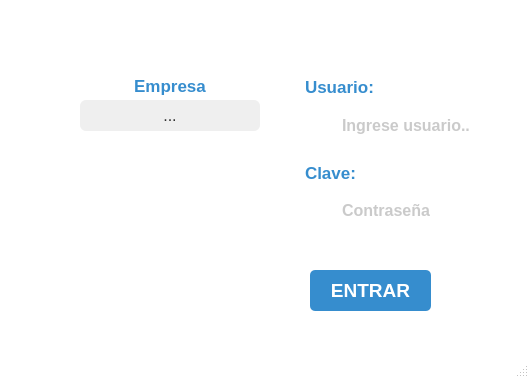
<?xml version="1.0" encoding="UTF-8"?>
<ui version="4.0">
 <class>MainWindow</class>
 <widget class="QMainWindow" name="MainWindow">
  <property name="geometry">
   <rect>
    <x>0</x>
    <y>0</y>
    <width>529</width>
    <height>378</height>
   </rect>
  </property>
  <property name="minimumSize">
   <size>
    <width>529</width>
    <height>378</height>
   </size>
  </property>
  <property name="maximumSize">
   <size>
    <width>529</width>
    <height>378</height>
   </size>
  </property>
  <property name="palette">
   <palette>
    <active>
     <colorrole role="Base">
      <brush brushstyle="SolidPattern">
       <color alpha="255">
        <red>255</red>
        <green>255</green>
        <blue>255</blue>
       </color>
      </brush>
     </colorrole>
     <colorrole role="Window">
      <brush brushstyle="SolidPattern">
       <color alpha="255">
        <red>255</red>
        <green>255</green>
        <blue>255</blue>
       </color>
      </brush>
     </colorrole>
     <colorrole role="Link">
      <brush brushstyle="SolidPattern">
       <color alpha="255">
        <red>54</red>
        <green>141</green>
        <blue>206</blue>
       </color>
      </brush>
     </colorrole>
    </active>
    <inactive>
     <colorrole role="Base">
      <brush brushstyle="SolidPattern">
       <color alpha="255">
        <red>255</red>
        <green>255</green>
        <blue>255</blue>
       </color>
      </brush>
     </colorrole>
     <colorrole role="Window">
      <brush brushstyle="SolidPattern">
       <color alpha="255">
        <red>255</red>
        <green>255</green>
        <blue>255</blue>
       </color>
      </brush>
     </colorrole>
     <colorrole role="Link">
      <brush brushstyle="SolidPattern">
       <color alpha="255">
        <red>54</red>
        <green>141</green>
        <blue>206</blue>
       </color>
      </brush>
     </colorrole>
    </inactive>
    <disabled>
     <colorrole role="Base">
      <brush brushstyle="SolidPattern">
       <color alpha="255">
        <red>255</red>
        <green>255</green>
        <blue>255</blue>
       </color>
      </brush>
     </colorrole>
     <colorrole role="Window">
      <brush brushstyle="SolidPattern">
       <color alpha="255">
        <red>255</red>
        <green>255</green>
        <blue>255</blue>
       </color>
      </brush>
     </colorrole>
     <colorrole role="Link">
      <brush brushstyle="SolidPattern">
       <color alpha="255">
        <red>54</red>
        <green>141</green>
        <blue>206</blue>
       </color>
      </brush>
     </colorrole>
    </disabled>
   </palette>
  </property>
  <property name="font">
   <font>
    <family>Segoe UI</family>
    <pointsize>10</pointsize>
    <weight>75</weight>
    <bold>true</bold>
   </font>
  </property>
  <property name="windowTitle">
   <string>Tabla de Operarios</string>
  </property>
  <property name="windowOpacity">
   <double>1.000000000000000</double>
  </property>
  <widget class="QWidget" name="centralWidget">
   <widget class="QLabel" name="label_4">
    <property name="geometry">
     <rect>
      <x>305</x>
      <y>225</y>
      <width>151</width>
      <height>16</height>
     </rect>
    </property>
    <property name="text">
     <string/>
    </property>
    <property name="pixmap">
     <pixmap>:/linea.png</pixmap>
    </property>
   </widget>
   <widget class="QLineEdit" name="le_password">
    <property name="geometry">
     <rect>
      <x>340</x>
      <y>200</y>
      <width>151</width>
      <height>20</height>
     </rect>
    </property>
    <property name="palette">
     <palette>
      <active>
       <colorrole role="WindowText">
        <brush brushstyle="SolidPattern">
         <color alpha="255">
          <red>150</red>
          <green>150</green>
          <blue>150</blue>
         </color>
        </brush>
       </colorrole>
       <colorrole role="Text">
        <brush brushstyle="SolidPattern">
         <color alpha="255">
          <red>150</red>
          <green>150</green>
          <blue>150</blue>
         </color>
        </brush>
       </colorrole>
       <colorrole role="ButtonText">
        <brush brushstyle="SolidPattern">
         <color alpha="255">
          <red>150</red>
          <green>150</green>
          <blue>150</blue>
         </color>
        </brush>
       </colorrole>
       <colorrole role="PlaceholderText">
        <brush brushstyle="NoBrush">
         <color alpha="128">
          <red>150</red>
          <green>150</green>
          <blue>150</blue>
         </color>
        </brush>
       </colorrole>
      </active>
      <inactive>
       <colorrole role="WindowText">
        <brush brushstyle="SolidPattern">
         <color alpha="255">
          <red>150</red>
          <green>150</green>
          <blue>150</blue>
         </color>
        </brush>
       </colorrole>
       <colorrole role="Text">
        <brush brushstyle="SolidPattern">
         <color alpha="255">
          <red>150</red>
          <green>150</green>
          <blue>150</blue>
         </color>
        </brush>
       </colorrole>
       <colorrole role="ButtonText">
        <brush brushstyle="SolidPattern">
         <color alpha="255">
          <red>150</red>
          <green>150</green>
          <blue>150</blue>
         </color>
        </brush>
       </colorrole>
       <colorrole role="PlaceholderText">
        <brush brushstyle="NoBrush">
         <color alpha="128">
          <red>150</red>
          <green>150</green>
          <blue>150</blue>
         </color>
        </brush>
       </colorrole>
      </inactive>
      <disabled>
       <colorrole role="WindowText">
        <brush brushstyle="SolidPattern">
         <color alpha="255">
          <red>150</red>
          <green>150</green>
          <blue>150</blue>
         </color>
        </brush>
       </colorrole>
       <colorrole role="Text">
        <brush brushstyle="SolidPattern">
         <color alpha="255">
          <red>150</red>
          <green>150</green>
          <blue>150</blue>
         </color>
        </brush>
       </colorrole>
       <colorrole role="ButtonText">
        <brush brushstyle="SolidPattern">
         <color alpha="255">
          <red>150</red>
          <green>150</green>
          <blue>150</blue>
         </color>
        </brush>
       </colorrole>
       <colorrole role="PlaceholderText">
        <brush brushstyle="NoBrush">
         <color alpha="128">
          <red>150</red>
          <green>150</green>
          <blue>150</blue>
         </color>
        </brush>
       </colorrole>
      </disabled>
     </palette>
    </property>
    <property name="font">
     <font>
      <family>Segoe UI</family>
      <pointsize>12</pointsize>
      <weight>75</weight>
      <bold>true</bold>
     </font>
    </property>
    <property name="styleSheet">
     <string notr="true">QLineEdit{
	border-radius: 6px;
	color: rgb(150, 150, 150)
}
</string>
    </property>
    <property name="text">
     <string/>
    </property>
    <property name="frame">
     <bool>false</bool>
    </property>
    <property name="echoMode">
     <enum>QLineEdit::Password</enum>
    </property>
    <property name="alignment">
     <set>Qt::AlignLeading|Qt::AlignLeft|Qt::AlignVCenter</set>
    </property>
    <property name="placeholderText">
     <string>Contraseña</string>
    </property>
   </widget>
   <widget class="QLabel" name="label_3">
    <property name="geometry">
     <rect>
      <x>305</x>
      <y>139</y>
      <width>151</width>
      <height>16</height>
     </rect>
    </property>
    <property name="text">
     <string/>
    </property>
    <property name="pixmap">
     <pixmap>:/linea.png</pixmap>
    </property>
   </widget>
   <widget class="QLabel" name="label">
    <property name="geometry">
     <rect>
      <x>305</x>
      <y>79</y>
      <width>81</width>
      <height>16</height>
     </rect>
    </property>
    <property name="palette">
     <palette>
      <active>
       <colorrole role="WindowText">
        <brush brushstyle="SolidPattern">
         <color alpha="255">
          <red>54</red>
          <green>141</green>
          <blue>206</blue>
         </color>
        </brush>
       </colorrole>
       <colorrole role="Text">
        <brush brushstyle="SolidPattern">
         <color alpha="255">
          <red>54</red>
          <green>141</green>
          <blue>206</blue>
         </color>
        </brush>
       </colorrole>
       <colorrole role="ButtonText">
        <brush brushstyle="SolidPattern">
         <color alpha="255">
          <red>54</red>
          <green>141</green>
          <blue>206</blue>
         </color>
        </brush>
       </colorrole>
       <colorrole role="PlaceholderText">
        <brush brushstyle="NoBrush">
         <color alpha="128">
          <red>54</red>
          <green>141</green>
          <blue>206</blue>
         </color>
        </brush>
       </colorrole>
      </active>
      <inactive>
       <colorrole role="WindowText">
        <brush brushstyle="SolidPattern">
         <color alpha="255">
          <red>54</red>
          <green>141</green>
          <blue>206</blue>
         </color>
        </brush>
       </colorrole>
       <colorrole role="Text">
        <brush brushstyle="SolidPattern">
         <color alpha="255">
          <red>54</red>
          <green>141</green>
          <blue>206</blue>
         </color>
        </brush>
       </colorrole>
       <colorrole role="ButtonText">
        <brush brushstyle="SolidPattern">
         <color alpha="255">
          <red>54</red>
          <green>141</green>
          <blue>206</blue>
         </color>
        </brush>
       </colorrole>
       <colorrole role="PlaceholderText">
        <brush brushstyle="NoBrush">
         <color alpha="128">
          <red>54</red>
          <green>141</green>
          <blue>206</blue>
         </color>
        </brush>
       </colorrole>
      </inactive>
      <disabled>
       <colorrole role="WindowText">
        <brush brushstyle="SolidPattern">
         <color alpha="255">
          <red>54</red>
          <green>141</green>
          <blue>206</blue>
         </color>
        </brush>
       </colorrole>
       <colorrole role="Text">
        <brush brushstyle="SolidPattern">
         <color alpha="255">
          <red>54</red>
          <green>141</green>
          <blue>206</blue>
         </color>
        </brush>
       </colorrole>
       <colorrole role="ButtonText">
        <brush brushstyle="SolidPattern">
         <color alpha="255">
          <red>54</red>
          <green>141</green>
          <blue>206</blue>
         </color>
        </brush>
       </colorrole>
       <colorrole role="PlaceholderText">
        <brush brushstyle="NoBrush">
         <color alpha="128">
          <red>54</red>
          <green>141</green>
          <blue>206</blue>
         </color>
        </brush>
       </colorrole>
      </disabled>
     </palette>
    </property>
    <property name="font">
     <font>
      <family>Segoe UI</family>
      <pointsize>13</pointsize>
      <weight>75</weight>
      <bold>true</bold>
     </font>
    </property>
    <property name="styleSheet">
     <string notr="true">color: rgb(54, 141, 206);</string>
    </property>
    <property name="text">
     <string>Usuario:</string>
    </property>
    <property name="alignment">
     <set>Qt::AlignLeading|Qt::AlignLeft|Qt::AlignVCenter</set>
    </property>
   </widget>
   <widget class="QLabel" name="lb_icono_pass">
    <property name="geometry">
     <rect>
      <x>305</x>
      <y>193</y>
      <width>31</width>
      <height>31</height>
     </rect>
    </property>
    <property name="text">
     <string/>
    </property>
    <property name="pixmap">
     <pixmap resource="assets.qrc">:/icons/llave.png</pixmap>
    </property>
   </widget>
   <widget class="QLabel" name="lb_icono_user">
    <property name="geometry">
     <rect>
      <x>305</x>
      <y>110</y>
      <width>31</width>
      <height>30</height>
     </rect>
    </property>
    <property name="text">
     <string/>
    </property>
    <property name="pixmap">
     <pixmap resource="assets.qrc">:/icons/User_Small.png</pixmap>
    </property>
   </widget>
   <widget class="QLabel" name="label_2">
    <property name="geometry">
     <rect>
      <x>305</x>
      <y>165</y>
      <width>91</width>
      <height>16</height>
     </rect>
    </property>
    <property name="palette">
     <palette>
      <active>
       <colorrole role="WindowText">
        <brush brushstyle="SolidPattern">
         <color alpha="255">
          <red>54</red>
          <green>141</green>
          <blue>206</blue>
         </color>
        </brush>
       </colorrole>
       <colorrole role="Text">
        <brush brushstyle="SolidPattern">
         <color alpha="255">
          <red>54</red>
          <green>141</green>
          <blue>206</blue>
         </color>
        </brush>
       </colorrole>
       <colorrole role="ButtonText">
        <brush brushstyle="SolidPattern">
         <color alpha="255">
          <red>54</red>
          <green>141</green>
          <blue>206</blue>
         </color>
        </brush>
       </colorrole>
       <colorrole role="PlaceholderText">
        <brush brushstyle="NoBrush">
         <color alpha="128">
          <red>54</red>
          <green>141</green>
          <blue>206</blue>
         </color>
        </brush>
       </colorrole>
      </active>
      <inactive>
       <colorrole role="WindowText">
        <brush brushstyle="SolidPattern">
         <color alpha="255">
          <red>54</red>
          <green>141</green>
          <blue>206</blue>
         </color>
        </brush>
       </colorrole>
       <colorrole role="Text">
        <brush brushstyle="SolidPattern">
         <color alpha="255">
          <red>54</red>
          <green>141</green>
          <blue>206</blue>
         </color>
        </brush>
       </colorrole>
       <colorrole role="ButtonText">
        <brush brushstyle="SolidPattern">
         <color alpha="255">
          <red>54</red>
          <green>141</green>
          <blue>206</blue>
         </color>
        </brush>
       </colorrole>
       <colorrole role="PlaceholderText">
        <brush brushstyle="NoBrush">
         <color alpha="128">
          <red>54</red>
          <green>141</green>
          <blue>206</blue>
         </color>
        </brush>
       </colorrole>
      </inactive>
      <disabled>
       <colorrole role="WindowText">
        <brush brushstyle="SolidPattern">
         <color alpha="255">
          <red>54</red>
          <green>141</green>
          <blue>206</blue>
         </color>
        </brush>
       </colorrole>
       <colorrole role="Text">
        <brush brushstyle="SolidPattern">
         <color alpha="255">
          <red>54</red>
          <green>141</green>
          <blue>206</blue>
         </color>
        </brush>
       </colorrole>
       <colorrole role="ButtonText">
        <brush brushstyle="SolidPattern">
         <color alpha="255">
          <red>54</red>
          <green>141</green>
          <blue>206</blue>
         </color>
        </brush>
       </colorrole>
       <colorrole role="PlaceholderText">
        <brush brushstyle="NoBrush">
         <color alpha="128">
          <red>54</red>
          <green>141</green>
          <blue>206</blue>
         </color>
        </brush>
       </colorrole>
      </disabled>
     </palette>
    </property>
    <property name="font">
     <font>
      <family>Segoe UI</family>
      <pointsize>13</pointsize>
      <weight>75</weight>
      <bold>true</bold>
     </font>
    </property>
    <property name="styleSheet">
     <string notr="true">color: rgb(54, 141, 206);</string>
    </property>
    <property name="text">
     <string>Clave:</string>
    </property>
    <property name="alignment">
     <set>Qt::AlignLeading|Qt::AlignLeft|Qt::AlignVCenter</set>
    </property>
   </widget>
   <widget class="QLineEdit" name="le_username">
    <property name="geometry">
     <rect>
      <x>340</x>
      <y>115</y>
      <width>151</width>
      <height>20</height>
     </rect>
    </property>
    <property name="palette">
     <palette>
      <active>
       <colorrole role="WindowText">
        <brush brushstyle="SolidPattern">
         <color alpha="255">
          <red>150</red>
          <green>150</green>
          <blue>150</blue>
         </color>
        </brush>
       </colorrole>
       <colorrole role="Text">
        <brush brushstyle="SolidPattern">
         <color alpha="255">
          <red>150</red>
          <green>150</green>
          <blue>150</blue>
         </color>
        </brush>
       </colorrole>
       <colorrole role="ButtonText">
        <brush brushstyle="SolidPattern">
         <color alpha="255">
          <red>150</red>
          <green>150</green>
          <blue>150</blue>
         </color>
        </brush>
       </colorrole>
       <colorrole role="PlaceholderText">
        <brush brushstyle="NoBrush">
         <color alpha="128">
          <red>150</red>
          <green>150</green>
          <blue>150</blue>
         </color>
        </brush>
       </colorrole>
      </active>
      <inactive>
       <colorrole role="WindowText">
        <brush brushstyle="SolidPattern">
         <color alpha="255">
          <red>150</red>
          <green>150</green>
          <blue>150</blue>
         </color>
        </brush>
       </colorrole>
       <colorrole role="Text">
        <brush brushstyle="SolidPattern">
         <color alpha="255">
          <red>150</red>
          <green>150</green>
          <blue>150</blue>
         </color>
        </brush>
       </colorrole>
       <colorrole role="ButtonText">
        <brush brushstyle="SolidPattern">
         <color alpha="255">
          <red>150</red>
          <green>150</green>
          <blue>150</blue>
         </color>
        </brush>
       </colorrole>
       <colorrole role="PlaceholderText">
        <brush brushstyle="NoBrush">
         <color alpha="128">
          <red>150</red>
          <green>150</green>
          <blue>150</blue>
         </color>
        </brush>
       </colorrole>
      </inactive>
      <disabled>
       <colorrole role="WindowText">
        <brush brushstyle="SolidPattern">
         <color alpha="255">
          <red>150</red>
          <green>150</green>
          <blue>150</blue>
         </color>
        </brush>
       </colorrole>
       <colorrole role="Text">
        <brush brushstyle="SolidPattern">
         <color alpha="255">
          <red>150</red>
          <green>150</green>
          <blue>150</blue>
         </color>
        </brush>
       </colorrole>
       <colorrole role="ButtonText">
        <brush brushstyle="SolidPattern">
         <color alpha="255">
          <red>150</red>
          <green>150</green>
          <blue>150</blue>
         </color>
        </brush>
       </colorrole>
       <colorrole role="PlaceholderText">
        <brush brushstyle="NoBrush">
         <color alpha="128">
          <red>150</red>
          <green>150</green>
          <blue>150</blue>
         </color>
        </brush>
       </colorrole>
      </disabled>
     </palette>
    </property>
    <property name="font">
     <font>
      <family>Segoe UI</family>
      <pointsize>12</pointsize>
      <weight>75</weight>
      <bold>true</bold>
     </font>
    </property>
    <property name="styleSheet">
     <string notr="true">QLineEdit{
	border-radius: 6px;
	color: rgb(150, 150, 150)
}
</string>
    </property>
    <property name="text">
     <string/>
    </property>
    <property name="frame">
     <bool>false</bool>
    </property>
    <property name="alignment">
     <set>Qt::AlignLeading|Qt::AlignLeft|Qt::AlignVCenter</set>
    </property>
    <property name="placeholderText">
     <string>Ingrese usuario..</string>
    </property>
   </widget>
   <widget class="QLabel" name="lb_foto">
    <property name="geometry">
     <rect>
      <x>105</x>
      <y>155</y>
      <width>140</width>
      <height>140</height>
     </rect>
    </property>
    <property name="styleSheet">
     <string notr="true">/*QLabel {
padding: 1px;
border-style: solid;
border: 2px solid gray;
border-radius: 45px;};*/</string>
    </property>
    <property name="text">
     <string/>
    </property>
    <property name="pixmap">
     <pixmap resource="assets.qrc">:/icons/User_Big.png</pixmap>
    </property>
    <property name="alignment">
     <set>Qt::AlignCenter</set>
    </property>
   </widget>
   <widget class="QLabel" name="lb_foto_frame">
    <property name="geometry">
     <rect>
      <x>90</x>
      <y>140</y>
      <width>170</width>
      <height>170</height>
     </rect>
    </property>
    <property name="styleSheet">
     <string notr="true">border-image: url(:/icons/circle.png);
</string>
    </property>
    <property name="text">
     <string/>
    </property>
    <property name="alignment">
     <set>Qt::AlignCenter</set>
    </property>
   </widget>
   <widget class="QLabel" name="lb_logo">
    <property name="geometry">
     <rect>
      <x>20</x>
      <y>10</y>
      <width>52</width>
      <height>42</height>
     </rect>
    </property>
    <property name="minimumSize">
     <size>
      <width>0</width>
      <height>0</height>
     </size>
    </property>
    <property name="maximumSize">
     <size>
      <width>200</width>
      <height>240</height>
     </size>
    </property>
    <property name="styleSheet">
     <string notr="true"/>
    </property>
    <property name="text">
     <string/>
    </property>
    <property name="pixmap">
     <pixmap resource="assets.qrc">:/icons/app_logo.png</pixmap>
    </property>
    <property name="scaledContents">
     <bool>true</bool>
    </property>
    <property name="alignment">
     <set>Qt::AlignCenter</set>
    </property>
    <property name="wordWrap">
     <bool>false</bool>
    </property>
   </widget>
   <widget class="QPushButton" name="pb_web_browser">
    <property name="geometry">
     <rect>
      <x>340</x>
      <y>710</y>
      <width>75</width>
      <height>23</height>
     </rect>
    </property>
    <property name="text">
     <string>Navegador</string>
    </property>
   </widget>
   <widget class="MyLabelAnimated" name="pb_cruz">
    <property name="geometry">
     <rect>
      <x>485</x>
      <y>5</y>
      <width>31</width>
      <height>31</height>
     </rect>
    </property>
    <property name="styleSheet">
     <string notr="true">QLabel{
	border-radius: 5px;

}
QLabel:hover:!pressed{
	  background-color: rgba(255, 200, 200);
}
</string>
    </property>
    <property name="text">
     <string/>
    </property>
    <property name="pixmap">
     <pixmap resource="assets.qrc">:/icons/close.png</pixmap>
    </property>
    <property name="scaledContents">
     <bool>true</bool>
    </property>
   </widget>
   <widget class="MyLabelAnimated" name="pb_punta_flecha">
    <property name="geometry">
     <rect>
      <x>445</x>
      <y>5</y>
      <width>31</width>
      <height>31</height>
     </rect>
    </property>
    <property name="styleSheet">
     <string notr="true">QLabel{
	border-radius: 5px;

}
QLabel:hover:!pressed{
	  background-color: #EEEEEE; 
}</string>
    </property>
    <property name="text">
     <string/>
    </property>
    <property name="pixmap">
     <pixmap resource="assets.qrc">:/icons/minimize.png</pixmap>
    </property>
    <property name="scaledContents">
     <bool>false</bool>
    </property>
    <property name="alignment">
     <set>Qt::AlignCenter</set>
    </property>
   </widget>
   <widget class="MyLabelAnimated" name="pb_login">
    <property name="geometry">
     <rect>
      <x>310</x>
      <y>270</y>
      <width>121</width>
      <height>41</height>
     </rect>
    </property>
    <property name="font">
     <font>
      <family>Segoe UI</family>
      <pointsize>14</pointsize>
      <weight>75</weight>
      <bold>true</bold>
     </font>
    </property>
    <property name="styleSheet">
     <string notr="true">QLabel{
	background-color: #368DCE; 
	color: rgb(255, 255, 255);
	border-radius: 5px;

}
QLabel:hover:!pressed{
	  background-color: #3080C0; 
}
/*QLabel:hover:pressed{
	  background-color: #0D2333; 
}
*/</string>
    </property>
    <property name="text">
     <string>ENTRAR</string>
    </property>
    <property name="alignment">
     <set>Qt::AlignCenter</set>
    </property>
   </widget>
   <widget class="QLabel" name="label_5">
    <property name="geometry">
     <rect>
      <x>80</x>
      <y>75</y>
      <width>180</width>
      <height>21</height>
     </rect>
    </property>
    <property name="palette">
     <palette>
      <active>
       <colorrole role="WindowText">
        <brush brushstyle="SolidPattern">
         <color alpha="255">
          <red>54</red>
          <green>141</green>
          <blue>206</blue>
         </color>
        </brush>
       </colorrole>
       <colorrole role="Text">
        <brush brushstyle="SolidPattern">
         <color alpha="255">
          <red>54</red>
          <green>141</green>
          <blue>206</blue>
         </color>
        </brush>
       </colorrole>
       <colorrole role="ButtonText">
        <brush brushstyle="SolidPattern">
         <color alpha="255">
          <red>54</red>
          <green>141</green>
          <blue>206</blue>
         </color>
        </brush>
       </colorrole>
       <colorrole role="PlaceholderText">
        <brush brushstyle="NoBrush">
         <color alpha="128">
          <red>54</red>
          <green>141</green>
          <blue>206</blue>
         </color>
        </brush>
       </colorrole>
      </active>
      <inactive>
       <colorrole role="WindowText">
        <brush brushstyle="SolidPattern">
         <color alpha="255">
          <red>54</red>
          <green>141</green>
          <blue>206</blue>
         </color>
        </brush>
       </colorrole>
       <colorrole role="Text">
        <brush brushstyle="SolidPattern">
         <color alpha="255">
          <red>54</red>
          <green>141</green>
          <blue>206</blue>
         </color>
        </brush>
       </colorrole>
       <colorrole role="ButtonText">
        <brush brushstyle="SolidPattern">
         <color alpha="255">
          <red>54</red>
          <green>141</green>
          <blue>206</blue>
         </color>
        </brush>
       </colorrole>
       <colorrole role="PlaceholderText">
        <brush brushstyle="NoBrush">
         <color alpha="128">
          <red>54</red>
          <green>141</green>
          <blue>206</blue>
         </color>
        </brush>
       </colorrole>
      </inactive>
      <disabled>
       <colorrole role="WindowText">
        <brush brushstyle="SolidPattern">
         <color alpha="255">
          <red>54</red>
          <green>141</green>
          <blue>206</blue>
         </color>
        </brush>
       </colorrole>
       <colorrole role="Text">
        <brush brushstyle="SolidPattern">
         <color alpha="255">
          <red>54</red>
          <green>141</green>
          <blue>206</blue>
         </color>
        </brush>
       </colorrole>
       <colorrole role="ButtonText">
        <brush brushstyle="SolidPattern">
         <color alpha="255">
          <red>54</red>
          <green>141</green>
          <blue>206</blue>
         </color>
        </brush>
       </colorrole>
       <colorrole role="PlaceholderText">
        <brush brushstyle="NoBrush">
         <color alpha="128">
          <red>54</red>
          <green>141</green>
          <blue>206</blue>
         </color>
        </brush>
       </colorrole>
      </disabled>
     </palette>
    </property>
    <property name="font">
     <font>
      <family>Segoe UI</family>
      <pointsize>13</pointsize>
      <weight>75</weight>
      <bold>true</bold>
     </font>
    </property>
    <property name="styleSheet">
     <string notr="true">color: rgb(54, 141, 206);</string>
    </property>
    <property name="text">
     <string>Empresa</string>
    </property>
    <property name="alignment">
     <set>Qt::AlignCenter</set>
    </property>
   </widget>
   <widget class="MyLabelSpinner" name="l_empresa">
    <property name="geometry">
     <rect>
      <x>80</x>
      <y>100</y>
      <width>180</width>
      <height>31</height>
     </rect>
    </property>
    <property name="font">
     <font>
      <family>Segoe UI</family>
      <pointsize>12</pointsize>
      <weight>50</weight>
      <bold>false</bold>
     </font>
    </property>
    <property name="styleSheet">
     <string notr="true">QLabel{
	background-color: #EFEFEF; 
	border-radius: 6px;
	color:rgb(50, 50, 50);
}
QLabel:hover:!pressed{
	  background-color: #DDDDDD; 
}</string>
    </property>
    <property name="text">
     <string>...</string>
    </property>
    <property name="alignment">
     <set>Qt::AlignCenter</set>
    </property>
   </widget>
   <widget class="QWidget" name="widget_loading" native="true">
    <property name="geometry">
     <rect>
      <x>10</x>
      <y>320</y>
      <width>35</width>
      <height>35</height>
     </rect>
    </property>
   </widget>
   <widget class="QWidget" name="widget_loading_gestor" native="true">
    <property name="geometry">
     <rect>
      <x>90</x>
      <y>101</y>
      <width>26</width>
      <height>26</height>
     </rect>
    </property>
   </widget>
   <zorder>le_username</zorder>
   <zorder>label_4</zorder>
   <zorder>le_password</zorder>
   <zorder>label_3</zorder>
   <zorder>label</zorder>
   <zorder>label_2</zorder>
   <zorder>lb_foto</zorder>
   <zorder>lb_foto_frame</zorder>
   <zorder>lb_logo</zorder>
   <zorder>pb_web_browser</zorder>
   <zorder>pb_cruz</zorder>
   <zorder>pb_punta_flecha</zorder>
   <zorder>pb_login</zorder>
   <zorder>label_5</zorder>
   <zorder>l_empresa</zorder>
   <zorder>lb_icono_pass</zorder>
   <zorder>lb_icono_user</zorder>
   <zorder>widget_loading</zorder>
   <zorder>widget_loading_gestor</zorder>
  </widget>
  <widget class="QStatusBar" name="statusBar">
   <property name="font">
    <font>
     <family>Segoe UI</family>
     <pointsize>10</pointsize>
     <weight>50</weight>
     <bold>false</bold>
    </font>
   </property>
   <property name="styleSheet">
    <string notr="true">color: rgb(120, 120, 120);</string>
   </property>
  </widget>
 </widget>
 <layoutdefault spacing="6" margin="11"/>
 <customwidgets>
  <customwidget>
   <class>MyLabelSpinner</class>
   <extends>QLabel</extends>
   <header location="global">mylabelspinner.h</header>
  </customwidget>
  <customwidget>
   <class>MyLabelAnimated</class>
   <extends>QLabel</extends>
   <header location="global">mylabelanimated.h</header>
  </customwidget>
 </customwidgets>
 <resources>
  <include location="assets.qrc"/>
 </resources>
 <connections/>
</ui>
